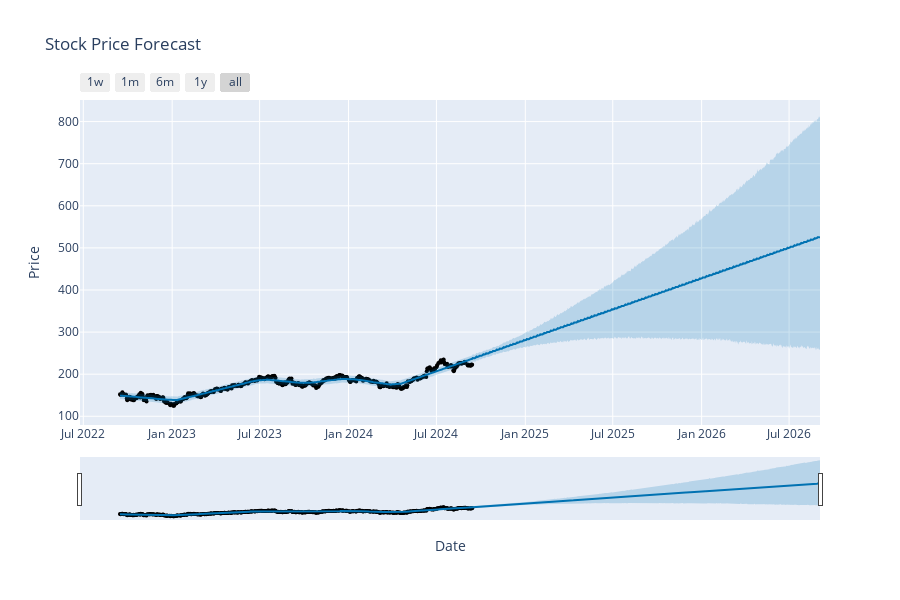

Notebook cell for this chart:
### Code cell
model = Prophet()
model.fit(forecast_data)
forecasts = model.make_future_dataframe(periods=720)
predictions = model.predict(forecasts)
fig_forecast = plot_plotly(model, predictions)
fig_forecast.update_layout(title='Stock Price Forecast', xaxis_title='Date', yaxis_title='Price')
fig_forecast.show()

### Figure 1 — Plotly figure (JSON) as saved in the notebook; plotly's stock layout.template omitted (floating-point values rounded to 4 significant figures; data arrays with more than 128 entries replaced by an {"elided": "..."} marker saying what was removed)
{"data": [{"marker": {"color": "black", "size": 4}, "mode": "markers", "name": "Actual", "type": "scatter", "x": {"elided": "502 str values"}, "y": {"elided": "502 float values"}}, {"hoverinfo": "skip", "line": {"width": 0}, "mode": "lines", "type": "scatter", "x": {"elided": "1222 str values"}, "y": {"elided": "1222 float values"}}, {"fill": "tonexty", "fillcolor": "rgba(0, 114, 178, 0.2)", "line": {"color": "#0072B2", "width": 2}, "mode": "lines", "name": "Predicted", "type": "scatter", "x": {"elided": "1222 str values"}, "y": {"elided": "1222 float values"}}, {"fill": "tonexty", "fillcolor": "rgba(0, 114, 178, 0.2)", "hoverinfo": "skip", "line": {"width": 0}, "mode": "lines", "type": "scatter", "x": {"elided": "1222 str values"}, "y": {"elided": "1222 float values"}}], "layout": {"height": 600, "showlegend": false, "title": {"text": "Stock Price Forecast"}, "width": 900, "xaxis": {"rangeselector": {"buttons": [{"count": 7, "label": "1w", "step": "day", "stepmode": "backward"}, {"count": 1, "label": "1m", "step": "month", "stepmode": "backward"}, {"count": 6, "label": "6m", "step": "month", "stepmode": "backward"}, {"count": 1, "label": "1y", "step": "year", "stepmode": "backward"}, {"step": "all"}]}, "rangeslider": {"visible": true}, "title": {"text": "Date"}, "type": "date"}, "yaxis": {"title": {"text": "Price"}}}}
